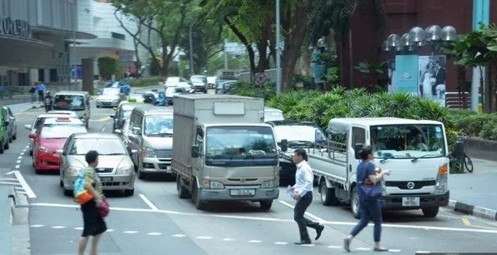
#> input picture images/Example2_image.jpg, 497 x 255 px
$ python -i image_utils.py   (imports and definitions only)
#> lines starting #> are read from the running program, lines starting #| are printed output that depends on the picture
"""
Image utility functions for SmartEyes Obstacle Detection System.
"""

import cv2
import numpy as np
from pathlib import Path
import logging

logger = logging.getLogger(__name__)

# [187 lines left out: functions load_image, save_image, resize_image, preprocess_image, draw_bounding_box, create_image_grid, not called in this run]

def apply_filters(image, filter_type="gaussian", kernel_size=5):
    """
    Apply various filters to image.

    Args:
        image (numpy.ndarray): Input image
        filter_type (str): Type of filter to apply
        kernel_size (int): Kernel size for filters

    Returns:
        numpy.ndarray: Filtered image
    """
    if filter_type == "gaussian":
        return cv2.GaussianBlur(image, (kernel_size, kernel_size), 0)
    elif filter_type == "median":
        return cv2.medianBlur(image, kernel_size)
    elif filter_type == "bilateral":
        return cv2.bilateralFilter(image, kernel_size, 80, 80)
    elif filter_type == "sharpen":
        kernel = np.array([[-1,-1,-1], [-1,9,-1], [-1,-1,-1]])
        return cv2.filter2D(image, -1, kernel)
    else:
        logger.warning(f"Unknown filter type: {filter_type}")
        return image

# [28 lines left out: functions enhance_contrast, detect_edges, not called in this run]

>>> import cv2
>>> picture = cv2.imread('../images/Example2_image.jpg')
#> picture is the input picture: shape (255, 497, 3); mean B, G, R 127.8, 125.1, 105.7
>>> result = apply_filters(picture)
#> in apply_filters, `return cv2.GaussianBlur(image, (kernel_size, kernel_size), 0)`:
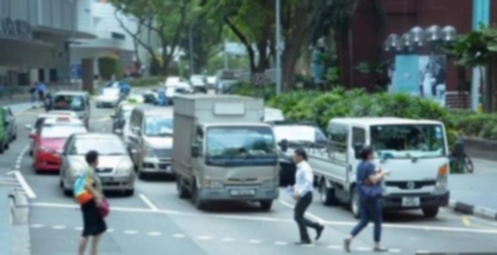
#> returned value: shape (255, 497, 3); mean of channels 0, 1, 2 127.8, 125.1, 105.7; drawn as B, G, R

$ run again, on images/Example3_image.jpg
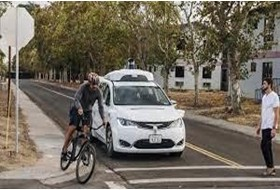
#> input picture images/Example3_image.jpg, 280 x 190 px
#> picture is the input picture: shape (190, 280, 3); mean B, G, R 95.6, 107.9, 115.2
#> in apply_filters, `return cv2.GaussianBlur(image, (kernel_size, kernel_size), 0)`:
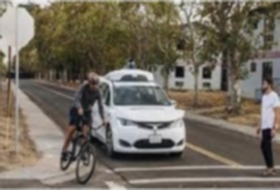
#> returned value: shape (190, 280, 3); mean of channels 0, 1, 2 95.2, 107.4, 114.8; drawn as B, G, R
